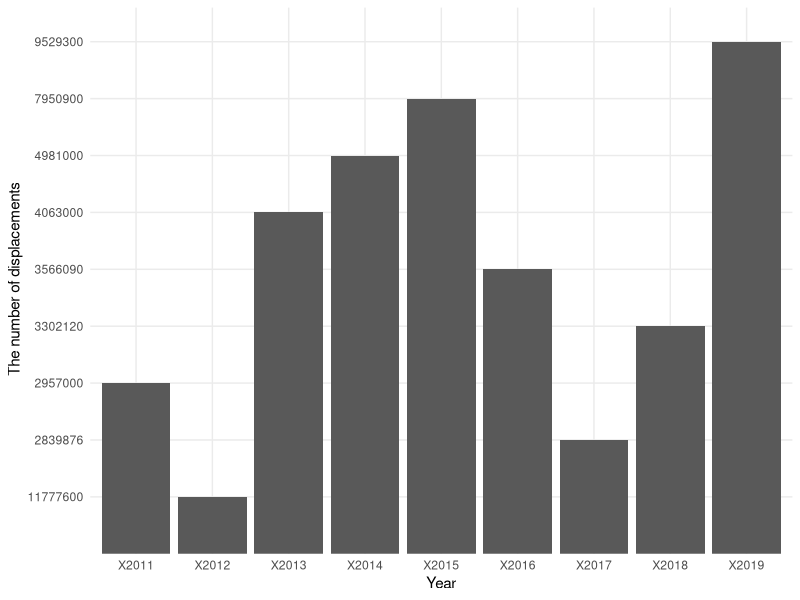
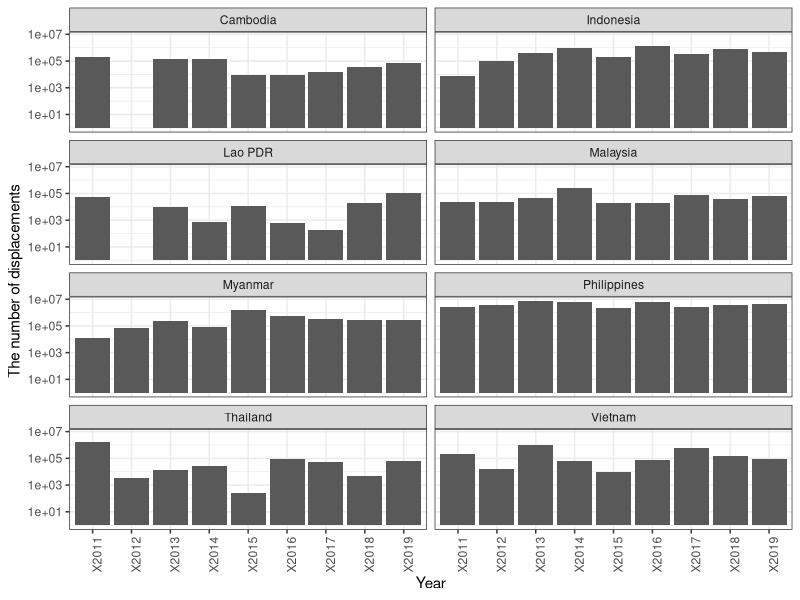

Source code (R) for these figures, in order:
## ---- chunk 1
knitr::opts_chunk$set(echo = TRUE)
library(dplyr)
library(tidyverse)
library(ggplot2)
library(reshape2)
## ---- chunk 2
idp_dt <- read.table("IDP_data.csv", sep = ";", header = TRUE, stringsAsFactors = FALSE)

# We have three countries for which we don't have data at all or not enough data for the analysis: Brunei, Singapore and Timor-Leste. So we take them out. 

idp_clean <- idp_dt[-c(7,10,11),]

idp_clean_t <- as.tibble(idp_clean)

#Preparing data for South Asia graph (practice)

#1. Selecting needed row and dropping unnecessary column;
SE_idp <- idp_clean_t %>%
  filter(Country.Name == c("South Asia")) %>%
  select(-2)
  
#2. Reshaping data from wide to long format; 

SE_idp_long <- melt(data = SE_idp, 
                    id.vars = "Country.Name",
                    variable.name = "Year",
                    value.name = "IDPs")

SE_idp_bar <- ggplot(SE_idp_long, aes(x = Year, y = IDPs)) +
  geom_bar(stat = "identity") +
  theme_minimal() +
  labs(x= "Year", y = " The number of displacements")
SE_idp_bar

# Preparing data for individual countries 

country_idp <- idp_clean_t %>%
  filter(Country.Name %in% c("Cambodia", "Indonesia", "Philippines", "Malaysia", "Thailand", "Lao PDR", "Myanmar", "Vietnam")) %>% 
  select(-2)

country_idp %>% mutate_at(vars(X2011, X2012, X2013, X2014, X2015, X2016, X2017, X2018, X2019), as.numeric)

country_idp_long <- melt(data = country_idp,
                         id.vars = "Country.Name",
                         variable.name = "Year",
                         value.name = "IDPs")

country_idp_long_t <- as.tibble(country_idp_long) %>%
  mutate_at(vars(IDPs), as.numeric) 

country_idp_long_t

country_idp_bar <- ggplot(country_idp_long_t, aes(x = Year, y = IDPs)) +
  geom_bar(stat = "identity") +
  labs(x = "Year", y = "The number of displacements") +
  facet_wrap(~Country.Name, ncol = 2) +
  theme_bw() +
  theme(axis.text.x = element_text(angle = 90, hjust = 1)) +
  scale_y_log10() 

country_idp_bar
  
 





